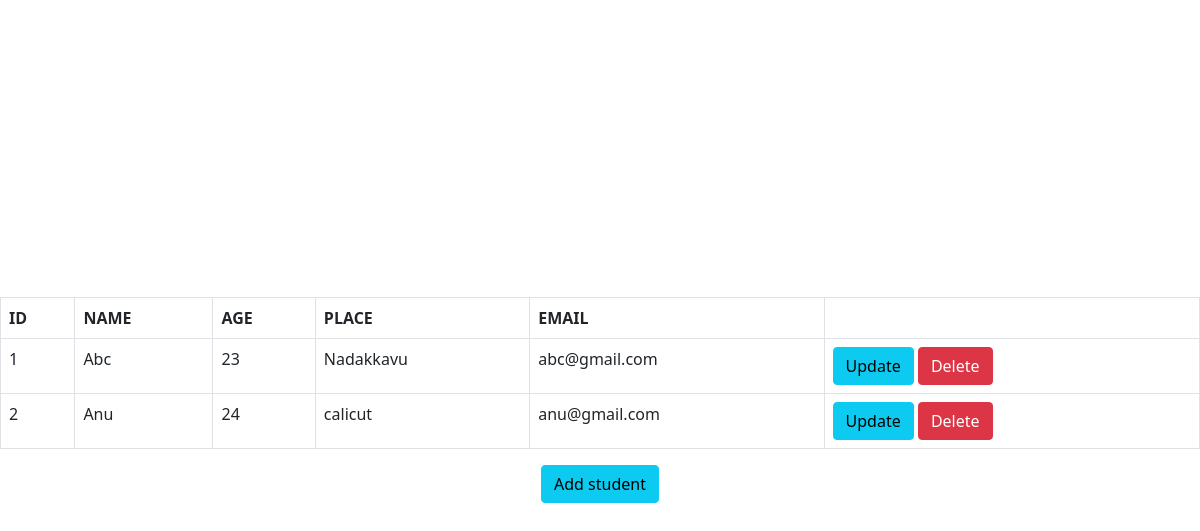
Before: / with the older database file.
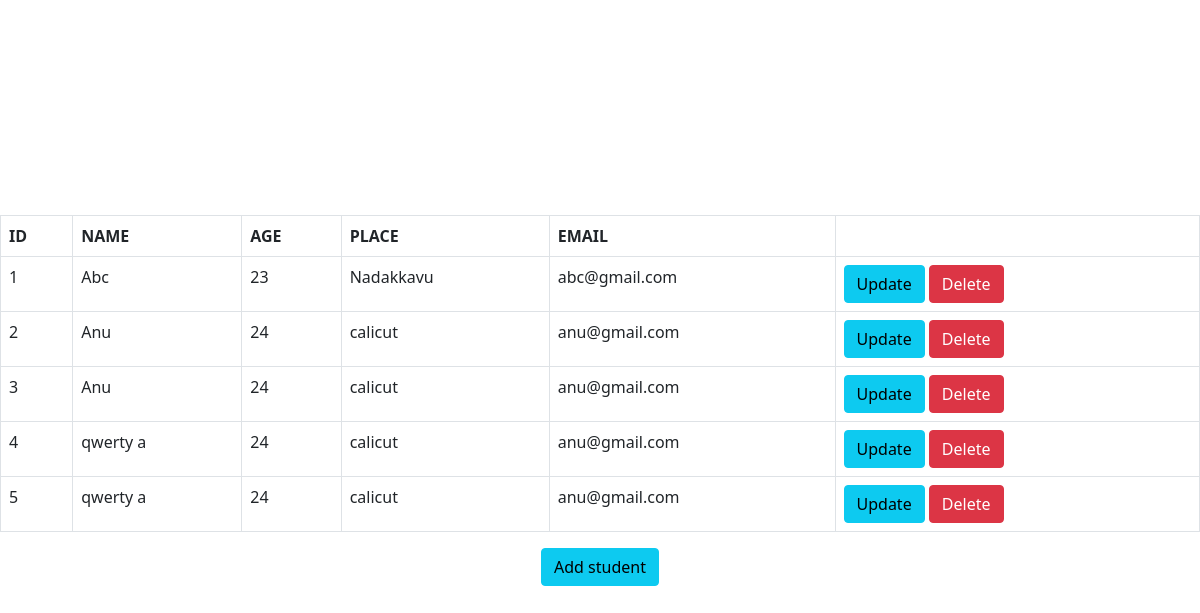
After: the same page with the newer database file.
### app1/models.py (models this page shows, shortened)
class Student(models.Model):
    name=models.CharField(max_length=100)
    age=models.IntegerField()
    place=models.CharField(max_length=100)
    email=models.EmailField()

### app1/views.py (the view)
# urls.py: path('',views.HomeView.as_view(),name="home_view"),
class HomeView(View):
    def get(self,request):
        students=Student.objects.all()
        return render(request,'index.html',{'students':students})

### app1/templates/index.html (shortened to what this page needs)
<!DOCTYPE html>
<html lang="en">
  <head>
    <link
      rel="stylesheet"
      href="https://cdnjs.cloudflare.com/ajax/libs/twitter-bootstrap/5.0.0-beta1/css/bootstrap.min.css"
    />
    <link
      rel="stylesheet"
      href="https://cdnjs.cloudflare.com/ajax/libs/font-awesome/5.15.2/css/all.min.css"
    />
  </head>
  <body class="d-flex flex-column vw-100 vh-100 align-items-center justify-content-center">
    <table class="table table-bordered">
        <tr>
            <th>ID</th>
            <th>NAME</th>
            <th>AGE</th>
            <th>PLACE</th>
            <th>EMAIL</th>
            <th></th>
        </tr>
        {% for stud in students %}
            <tr>
                <td>{{stud.id}}</td>
                <td>{{stud.name}}</td>
                <td>{{stud.age}}</td>
                <td>{{stud.place}}</td>
                <td>{{stud.email}}</td>
                <td>
                  <a href="" class="btn btn-info">Update</a>
                  <a href="{% url 'delete_student' stud.id %}" class="btn btn-danger">Delete</a>
                </td>
            </tr>
        {% endfor %}
    </table>
    <a href="{% url 'register_view' %}" class="btn btn-info">Add student</a>
  </body>
</html>

Changed rows visible on the page:
added Student: id "3", name "Anu", age "24", place "calicut", email "anu@gmail.com"
added Student: id "4", name "qwerty a", age "24", place "calicut", email "anu@gmail.com"
added Student: id "5", name "qwerty a", age "24", place "calicut", email "anu@gmail.com"
